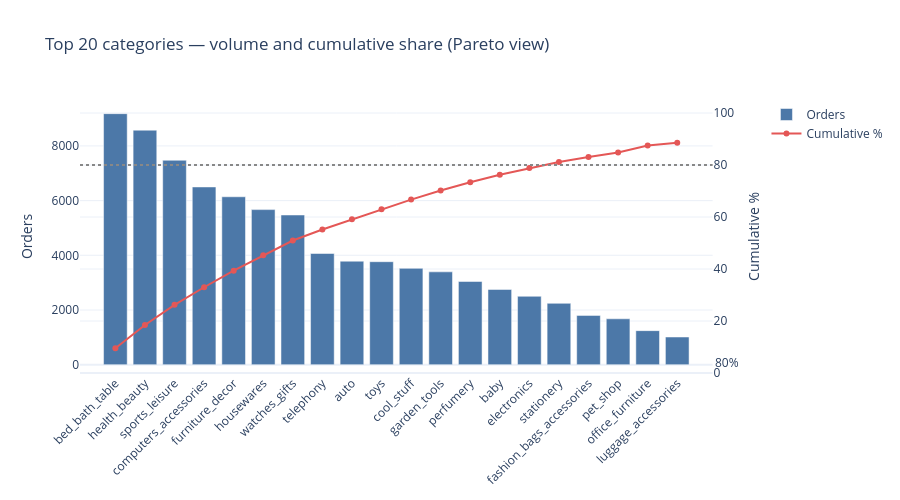

Write notebook code for a chart like this one.
### Code cell
top_n = 20
top = real_cats.head(top_n).reset_index()

fig = make_subplots(specs=[[{"secondary_y": True}]])
fig.add_trace(
    go.Bar(x=top['category'], y=top['n_orders'],
           name='Orders', marker_color='#4C78A8'),
    secondary_y=False,
)
fig.add_trace(
    go.Scatter(x=top['category'], y=top['cum_share_pct'],
               name='Cumulative %', mode='lines+markers',
               line=dict(color='#E45756', width=2)),
    secondary_y=True,
)
fig.add_hline(y=80, line_dash='dot', line_color='#888',
              secondary_y=True, annotation_text='80%', annotation_position='right')

fig.update_layout(
    title=f'Top {top_n} categories — volume and cumulative share (Pareto view)',
    height=500, template='plotly_white', showlegend=True,
    xaxis_tickangle=-45,
)
fig.update_yaxes(title_text='Orders',          secondary_y=False)
fig.update_yaxes(title_text='Cumulative %', secondary_y=True, range=[0, 105])

fig.show()

fig_path = FIGURES_DIR / '02_category_pareto.png'
fig.write_image(fig_path, width=1400, height=600, scale=2)
print(f"Saved: {fig_path.relative_to(PROJECT_ROOT)}")

### Figure 1 — Plotly figure (JSON) as saved in the notebook; plotly's stock layout.template omitted (floating-point values rounded to 4 significant figures)
{"data": [{"marker": {"color": "#4C78A8"}, "name": "Orders", "type": "bar", "x": ["bed_bath_table", "health_beauty", "sports_leisure", "computers_accessories", "furniture_decor", "housewares", "watches_gifts", "telephony", "auto", "toys", "cool_stuff", "garden_tools", "perfumery", "baby", "electronics", "stationery", "fashion_bags_accessories", "pet_shop", "office_furniture", "luggage_accessories"], "xaxis": "x", "y": [9180, 8576, 7476, 6500, 6140, 5671, 5474, 4066, 3785, 3766, 3523, 3395, 3043, 2752, 2501, 2244, 1803, 1678, 1245, 1012], "yaxis": "y"}, {"line": {"color": "#E45756", "width": 2}, "mode": "lines+markers", "name": "Cumulative %", "type": "scatter", "x": ["bed_bath_table", "health_beauty", "sports_leisure", "computers_accessories", "furniture_decor", "housewares", "watches_gifts", "telephony", "auto", "toys", "cool_stuff", "garden_tools", "perfumery", "baby", "electronics", "stationery", "fashion_bags_accessories", "pet_shop", "office_furniture", "luggage_accessories"], "xaxis": "x", "y": [9.542, 18.46, 26.23, 32.98, 39.36, 45.26, 50.95, 55.17, 59.11, 63.02, 66.68, 70.21, 73.38, 76.24, 78.84, 81.17, 83.04, 84.79, 87.51, 88.56], "yaxis": "y2"}], "layout": {"annotations": [{"showarrow": false, "text": "80%", "x": 1, "xanchor": "left", "xref": "x domain", "y": 80, "yanchor": "middle", "yref": "y"}], "height": 500, "shapes": [{"line": {"color": "#888", "dash": "dot"}, "type": "line", "x0": 0, "x1": 1, "xref": "x domain", "y0": 80, "y1": 80, "yref": "y2"}], "showlegend": true, "title": {"text": "Top 20 categories — volume and cumulative share (Pareto view)"}, "xaxis": {"anchor": "y", "domain": [0, 0.94], "tickangle": -45}, "yaxis": {"anchor": "x", "domain": [0, 1], "title": {"text": "Orders"}}, "yaxis2": {"anchor": "x", "overlaying": "y", "range": [0, 105], "side": "right", "title": {"text": "Cumulative %"}}}}
